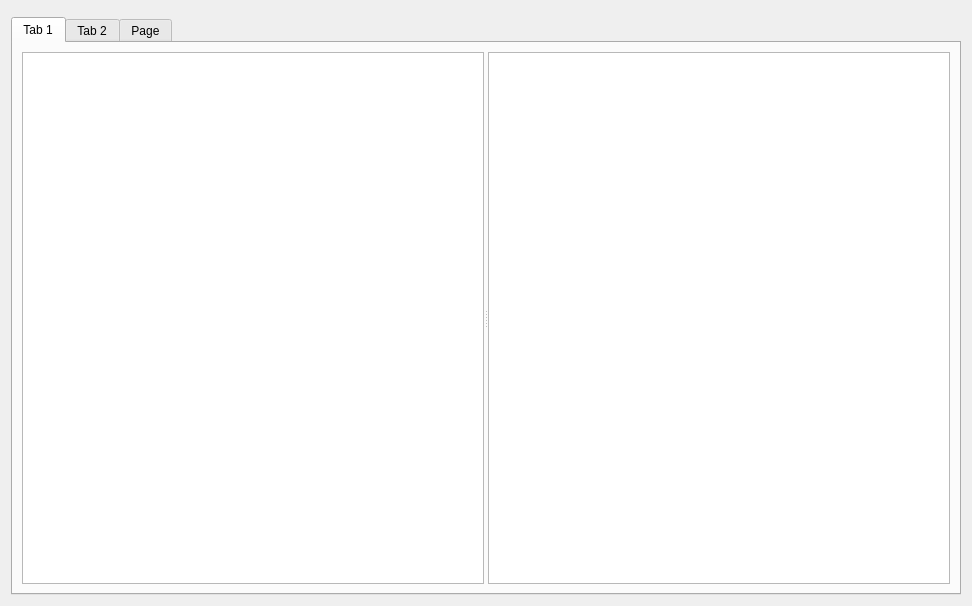
<?xml version="1.0" encoding="UTF-8"?>
<ui version="4.0">
 <class>FormSettings</class>
 <widget class="QWidget" name="FormSettings">
  <property name="geometry">
   <rect>
    <x>0</x>
    <y>0</y>
    <width>972</width>
    <height>606</height>
   </rect>
  </property>
  <property name="windowTitle">
   <string>Form</string>
  </property>
  <property name="windowIcon">
   <iconset resource="qBorgPilot.qrc">
    <normaloff>:/images/borgpilot_16x16.png</normaloff>:/images/borgpilot_16x16.png</iconset>
  </property>
  <layout class="QGridLayout" name="gridLayout">
   <item row="1" column="0">
    <widget class="QTabWidget" name="tabWidget_Settings">
     <property name="currentIndex">
      <number>0</number>
     </property>
     <widget class="QWidget" name="tab_DirAndFiles">
      <attribute name="title">
       <string>Tab 1</string>
      </attribute>
      <layout class="QGridLayout" name="gridLayout_2">
       <item row="0" column="0">
        <widget class="QSplitter" name="splitter">
         <property name="orientation">
          <enum>Qt::Orientation::Horizontal</enum>
         </property>
         <widget class="TableView_DirAndFiles_P" name="tableView_DirAndFiles">
          <property name="textElideMode">
           <enum>Qt::TextElideMode::ElideLeft</enum>
          </property>
         </widget>
         <widget class="QTextBrowser" name="textBrowser_Help"/>
        </widget>
       </item>
      </layout>
     </widget>
     <widget class="QWidget" name="tab_General">
      <attribute name="title">
       <string>Tab 2</string>
      </attribute>
      <layout class="QGridLayout" name="gridLayout_3">
       <item row="0" column="0">
        <widget class="TableView_General_P" name="tableView_General">
         <property name="textElideMode">
          <enum>Qt::TextElideMode::ElideLeft</enum>
         </property>
        </widget>
       </item>
       <item row="0" column="1">
        <widget class="QTextBrowser" name="textBrowser_Help_General"/>
       </item>
      </layout>
     </widget>
     <widget class="QWidget" name="tab_Answereres">
      <attribute name="title">
       <string>Page</string>
      </attribute>
      <layout class="QGridLayout" name="gridLayout_4">
       <item row="0" column="0">
        <widget class="TableView_AutoAnswerers_P" name="tableView_AutoAnswerers">
         <property name="textElideMode">
          <enum>Qt::TextElideMode::ElideLeft</enum>
         </property>
        </widget>
       </item>
       <item row="0" column="1">
        <widget class="QTextBrowser" name="textBrowser_Help_AutoAnswerers"/>
       </item>
      </layout>
     </widget>
    </widget>
   </item>
   <item row="0" column="0">
    <widget class="QFrame" name="frame_ToolBar">
     <property name="frameShape">
      <enum>QFrame::Shape::StyledPanel</enum>
     </property>
     <property name="frameShadow">
      <enum>QFrame::Shadow::Raised</enum>
     </property>
    </widget>
   </item>
  </layout>
 </widget>
 <customwidgets>
  <customwidget>
   <class>TableView_DirAndFiles_P</class>
   <extends>QTableView</extends>
   <header location="global">tableview_dirandfiles_p.h</header>
  </customwidget>
  <customwidget>
   <class>TableView_General_P</class>
   <extends>QTableView</extends>
   <header location="global">tableview_general_p.h</header>
  </customwidget>
  <customwidget>
   <class>TableView_AutoAnswerers_P</class>
   <extends>QTableView</extends>
   <header location="global">tableview_autoanswerers_p.h</header>
  </customwidget>
 </customwidgets>
 <resources>
  <include location="qBorgPilot.qrc"/>
 </resources>
 <connections/>
</ui>
